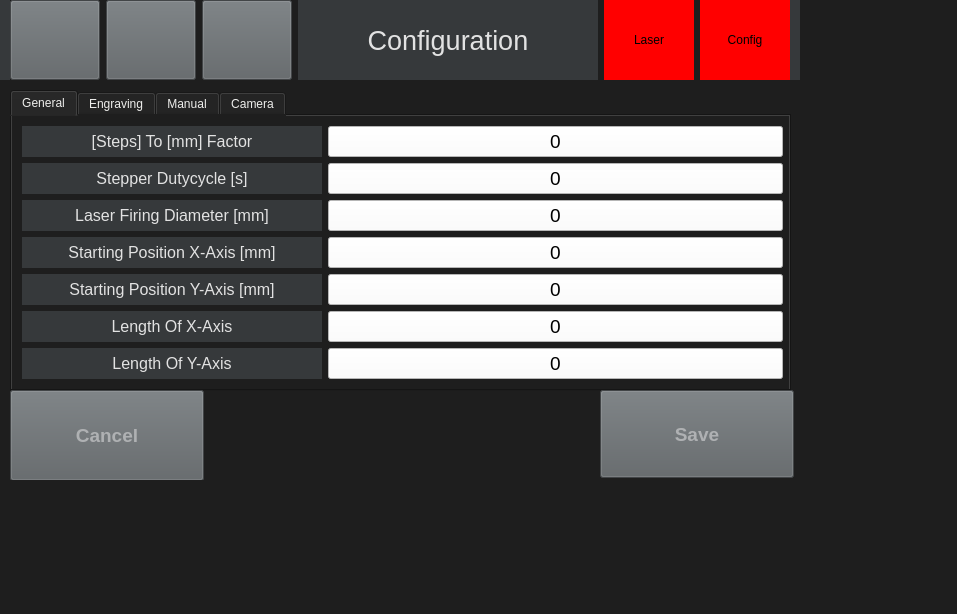
<?xml version="1.0" encoding="UTF-8"?>
<ui version="4.0">
 <class>Form</class>
 <widget class="QWidget" name="Form">
  <property name="geometry">
   <rect>
    <x>0</x>
    <y>0</y>
    <width>957</width>
    <height>614</height>
   </rect>
  </property>
  <property name="windowTitle">
   <string>Form</string>
  </property>
  <property name="styleSheet">
   <string notr="true">background-color: rgb(30, 30, 30);</string>
  </property>
  <widget class="QWidget" name="widget" native="true">
   <property name="geometry">
    <rect>
     <x>0</x>
     <y>0</y>
     <width>800</width>
     <height>480</height>
    </rect>
   </property>
   <widget class="QLabel" name="helpTitle_2">
    <property name="geometry">
     <rect>
      <x>0</x>
      <y>0</y>
      <width>800</width>
      <height>80</height>
     </rect>
    </property>
    <property name="font">
     <font>
      <pointsize>20</pointsize>
      <weight>50</weight>
      <bold>false</bold>
     </font>
    </property>
    <property name="styleSheet">
     <string notr="true">background-color: rgb(54, 57, 59);
color: rgb(226, 226, 226);</string>
    </property>
    <property name="text">
     <string/>
    </property>
    <property name="alignment">
     <set>Qt::AlignCenter</set>
    </property>
   </widget>
   <widget class="QWidget" name="horizontalLayoutWidget_2">
    <property name="geometry">
     <rect>
      <x>10</x>
      <y>0</y>
      <width>780</width>
      <height>80</height>
     </rect>
    </property>
    <layout class="QHBoxLayout" name="horizontalLayout_3">
     <item>
      <widget class="QPushButton" name="backBtn">
       <property name="minimumSize">
        <size>
         <width>0</width>
         <height>0</height>
        </size>
       </property>
       <property name="maximumSize">
        <size>
         <width>999</width>
         <height>999</height>
        </size>
       </property>
       <property name="font">
        <font>
         <pointsize>10</pointsize>
         <weight>75</weight>
         <bold>true</bold>
        </font>
       </property>
       <property name="styleSheet">
        <string notr="true">background-color: rgb(92, 97, 100);
color: rgb(175, 177, 179);
</string>
       </property>
       <property name="text">
        <string/>
       </property>
       <property name="icon">
        <iconset>
         <normaloff>../Icons/backIcon2.png</normaloff>../Icons/backIcon2.png</iconset>
       </property>
       <property name="iconSize">
        <size>
         <width>32</width>
         <height>32</height>
        </size>
       </property>
      </widget>
     </item>
     <item>
      <widget class="QPushButton" name="helpBtn">
       <property name="minimumSize">
        <size>
         <width>0</width>
         <height>0</height>
        </size>
       </property>
       <property name="maximumSize">
        <size>
         <width>100</width>
         <height>100</height>
        </size>
       </property>
       <property name="font">
        <font>
         <pointsize>10</pointsize>
         <weight>75</weight>
         <bold>true</bold>
        </font>
       </property>
       <property name="cursor">
        <cursorShape>ArrowCursor</cursorShape>
       </property>
       <property name="toolTip">
        <string>&lt;html&gt;&lt;head/&gt;&lt;body&gt;&lt;p&gt;&lt;img src=&quot;:/newPrefix/helpIcon.png&quot;/&gt;&lt;/p&gt;&lt;/body&gt;&lt;/html&gt;</string>
       </property>
       <property name="styleSheet">
        <string notr="true">background-color: rgb(92, 97, 100);
color: rgb(175, 177, 179);
</string>
       </property>
       <property name="text">
        <string/>
       </property>
       <property name="icon">
        <iconset>
         <normaloff>../Icons/helpIcon.png</normaloff>../Icons/helpIcon.png</iconset>
       </property>
       <property name="iconSize">
        <size>
         <width>32</width>
         <height>64</height>
        </size>
       </property>
       <property name="flat">
        <bool>false</bool>
       </property>
      </widget>
     </item>
     <item>
      <widget class="QPushButton" name="homeBtn">
       <property name="minimumSize">
        <size>
         <width>0</width>
         <height>0</height>
        </size>
       </property>
       <property name="maximumSize">
        <size>
         <width>100</width>
         <height>100</height>
        </size>
       </property>
       <property name="font">
        <font>
         <pointsize>10</pointsize>
         <weight>75</weight>
         <bold>true</bold>
        </font>
       </property>
       <property name="styleSheet">
        <string notr="true">background-color: rgb(92, 97, 100);
color: rgb(175, 177, 179);
</string>
       </property>
       <property name="text">
        <string/>
       </property>
       <property name="icon">
        <iconset>
         <normaloff>../Icons/homeIcon.png</normaloff>../Icons/homeIcon.png</iconset>
       </property>
       <property name="iconSize">
        <size>
         <width>32</width>
         <height>32</height>
        </size>
       </property>
      </widget>
     </item>
     <item>
      <widget class="QLabel" name="pageTitle">
       <property name="minimumSize">
        <size>
         <width>300</width>
         <height>0</height>
        </size>
       </property>
       <property name="font">
        <font>
         <pointsize>20</pointsize>
         <weight>50</weight>
         <bold>false</bold>
        </font>
       </property>
       <property name="styleSheet">
        <string notr="true">background-color: rgb(54, 57, 59);
color: rgb(226, 226, 226);</string>
       </property>
       <property name="text">
        <string>Configuration</string>
       </property>
       <property name="alignment">
        <set>Qt::AlignCenter</set>
       </property>
      </widget>
     </item>
     <item>
      <widget class="QLabel" name="laserLight">
       <property name="minimumSize">
        <size>
         <width>0</width>
         <height>0</height>
        </size>
       </property>
       <property name="maximumSize">
        <size>
         <width>999</width>
         <height>9999</height>
        </size>
       </property>
       <property name="styleSheet">
        <string notr="true">background-color: red;
color: rgb(0, 0, 0);</string>
       </property>
       <property name="text">
        <string>Laser</string>
       </property>
       <property name="alignment">
        <set>Qt::AlignCenter</set>
       </property>
      </widget>
     </item>
     <item>
      <widget class="QLabel" name="configLight">
       <property name="minimumSize">
        <size>
         <width>0</width>
         <height>0</height>
        </size>
       </property>
       <property name="maximumSize">
        <size>
         <width>9999</width>
         <height>9999</height>
        </size>
       </property>
       <property name="styleSheet">
        <string notr="true">background-color: red;
color: rgb(0, 0, 0);</string>
       </property>
       <property name="text">
        <string>Config</string>
       </property>
       <property name="alignment">
        <set>Qt::AlignCenter</set>
       </property>
      </widget>
     </item>
    </layout>
   </widget>
   <widget class="QTabWidget" name="tabWidget">
    <property name="enabled">
     <bool>true</bool>
    </property>
    <property name="geometry">
     <rect>
      <x>10</x>
      <y>90</y>
      <width>781</width>
      <height>301</height>
     </rect>
    </property>
    <property name="styleSheet">
     <string notr="true">color: rgb(238, 238, 236);</string>
    </property>
    <property name="tabPosition">
     <enum>QTabWidget::North</enum>
    </property>
    <property name="tabShape">
     <enum>QTabWidget::Rounded</enum>
    </property>
    <property name="currentIndex">
     <number>0</number>
    </property>
    <property name="iconSize">
     <size>
      <width>47</width>
      <height>40</height>
     </size>
    </property>
    <widget class="QWidget" name="tab">
     <attribute name="title">
      <string>General</string>
     </attribute>
     <widget class="QWidget" name="formLayoutWidget">
      <property name="geometry">
       <rect>
        <x>10</x>
        <y>10</y>
        <width>761</width>
        <height>280</height>
       </rect>
      </property>
      <layout class="QFormLayout" name="formLayout">
       <item row="0" column="0">
        <widget class="QLabel" name="helpTitle_6">
         <property name="minimumSize">
          <size>
           <width>300</width>
           <height>0</height>
          </size>
         </property>
         <property name="font">
          <font>
           <pointsize>12</pointsize>
           <weight>50</weight>
           <bold>false</bold>
          </font>
         </property>
         <property name="styleSheet">
          <string notr="true">background-color: rgb(54, 57, 59);
color: rgb(226, 226, 226);</string>
         </property>
         <property name="text">
          <string>[Steps] To [mm] Factor</string>
         </property>
         <property name="alignment">
          <set>Qt::AlignCenter</set>
         </property>
        </widget>
       </item>
       <item row="0" column="1">
        <widget class="QPushButton" name="mmToStepsBtn">
         <property name="font">
          <font>
           <pointsize>14</pointsize>
           <weight>50</weight>
           <bold>false</bold>
          </font>
         </property>
         <property name="layoutDirection">
          <enum>Qt::RightToLeft</enum>
         </property>
         <property name="styleSheet">
          <string notr="true">border-color: rgb(255, 255, 255);
color: rgb(0, 0, 0);
background-color: rgb(255, 255, 255);
alternate-background-color: rgb(255, 59, 42);</string>
         </property>
         <property name="text">
          <string>0</string>
         </property>
         <property name="flat">
          <bool>false</bool>
         </property>
        </widget>
       </item>
       <item row="1" column="0">
        <widget class="QLabel" name="helpTitle_7">
         <property name="minimumSize">
          <size>
           <width>300</width>
           <height>0</height>
          </size>
         </property>
         <property name="font">
          <font>
           <pointsize>12</pointsize>
           <weight>50</weight>
           <bold>false</bold>
          </font>
         </property>
         <property name="styleSheet">
          <string notr="true">background-color: rgb(54, 57, 59);
color: rgb(226, 226, 226);</string>
         </property>
         <property name="text">
          <string>Stepper Dutycycle [s]</string>
         </property>
         <property name="alignment">
          <set>Qt::AlignCenter</set>
         </property>
        </widget>
       </item>
       <item row="1" column="1">
        <widget class="QPushButton" name="movingSpeedBtn">
         <property name="font">
          <font>
           <pointsize>14</pointsize>
           <weight>50</weight>
           <bold>false</bold>
          </font>
         </property>
         <property name="layoutDirection">
          <enum>Qt::RightToLeft</enum>
         </property>
         <property name="styleSheet">
          <string notr="true">border-color: rgb(255, 255, 255);
color: rgb(0, 0, 0);
background-color: rgb(255, 255, 255);
alternate-background-color: rgb(255, 59, 42);</string>
         </property>
         <property name="text">
          <string>0</string>
         </property>
         <property name="flat">
          <bool>false</bool>
         </property>
        </widget>
       </item>
       <item row="3" column="0">
        <widget class="QLabel" name="helpTitle_14">
         <property name="minimumSize">
          <size>
           <width>300</width>
           <height>0</height>
          </size>
         </property>
         <property name="font">
          <font>
           <pointsize>12</pointsize>
           <weight>50</weight>
           <bold>false</bold>
          </font>
         </property>
         <property name="styleSheet">
          <string notr="true">background-color: rgb(54, 57, 59);
color: rgb(226, 226, 226);</string>
         </property>
         <property name="text">
          <string>Starting Position X-Axis [mm]</string>
         </property>
         <property name="alignment">
          <set>Qt::AlignCenter</set>
         </property>
        </widget>
       </item>
       <item row="3" column="1">
        <widget class="QPushButton" name="startPosXBtn">
         <property name="font">
          <font>
           <pointsize>14</pointsize>
           <weight>50</weight>
           <bold>false</bold>
          </font>
         </property>
         <property name="layoutDirection">
          <enum>Qt::RightToLeft</enum>
         </property>
         <property name="styleSheet">
          <string notr="true">border-color: rgb(255, 255, 255);
color: rgb(0, 0, 0);
background-color: rgb(255, 255, 255);
alternate-background-color: rgb(255, 59, 42);</string>
         </property>
         <property name="text">
          <string>0</string>
         </property>
         <property name="flat">
          <bool>false</bool>
         </property>
        </widget>
       </item>
       <item row="4" column="0">
        <widget class="QLabel" name="helpTitle_13">
         <property name="minimumSize">
          <size>
           <width>300</width>
           <height>0</height>
          </size>
         </property>
         <property name="font">
          <font>
           <pointsize>12</pointsize>
           <weight>50</weight>
           <bold>false</bold>
          </font>
         </property>
         <property name="styleSheet">
          <string notr="true">background-color: rgb(54, 57, 59);
color: rgb(226, 226, 226);</string>
         </property>
         <property name="text">
          <string>Starting Position Y-Axis [mm]</string>
         </property>
         <property name="alignment">
          <set>Qt::AlignCenter</set>
         </property>
        </widget>
       </item>
       <item row="4" column="1">
        <widget class="QPushButton" name="startPosYBtn">
         <property name="font">
          <font>
           <pointsize>14</pointsize>
           <weight>50</weight>
           <bold>false</bold>
          </font>
         </property>
         <property name="layoutDirection">
          <enum>Qt::RightToLeft</enum>
         </property>
         <property name="styleSheet">
          <string notr="true">border-color: rgb(255, 255, 255);
color: rgb(0, 0, 0);
background-color: rgb(255, 255, 255);
alternate-background-color: rgb(255, 59, 42);</string>
         </property>
         <property name="text">
          <string>0</string>
         </property>
         <property name="flat">
          <bool>false</bool>
         </property>
        </widget>
       </item>
       <item row="5" column="0">
        <widget class="QLabel" name="helpTitle_8">
         <property name="minimumSize">
          <size>
           <width>300</width>
           <height>0</height>
          </size>
         </property>
         <property name="font">
          <font>
           <pointsize>12</pointsize>
           <weight>50</weight>
           <bold>false</bold>
          </font>
         </property>
         <property name="styleSheet">
          <string notr="true">background-color: rgb(54, 57, 59);
color: rgb(226, 226, 226);</string>
         </property>
         <property name="text">
          <string>Length Of X-Axis</string>
         </property>
         <property name="alignment">
          <set>Qt::AlignCenter</set>
         </property>
        </widget>
       </item>
       <item row="5" column="1">
        <widget class="QPushButton" name="lengthXBtn">
         <property name="font">
          <font>
           <pointsize>14</pointsize>
           <weight>50</weight>
           <bold>false</bold>
          </font>
         </property>
         <property name="layoutDirection">
          <enum>Qt::RightToLeft</enum>
         </property>
         <property name="styleSheet">
          <string notr="true">border-color: rgb(255, 255, 255);
color: rgb(0, 0, 0);
background-color: rgb(255, 255, 255);
alternate-background-color: rgb(255, 59, 42);</string>
         </property>
         <property name="text">
          <string>0</string>
         </property>
         <property name="flat">
          <bool>false</bool>
         </property>
        </widget>
       </item>
       <item row="6" column="0">
        <widget class="QLabel" name="helpTitle_12">
         <property name="minimumSize">
          <size>
           <width>300</width>
           <height>0</height>
          </size>
         </property>
         <property name="font">
          <font>
           <pointsize>12</pointsize>
           <weight>50</weight>
           <bold>false</bold>
          </font>
         </property>
         <property name="styleSheet">
          <string notr="true">background-color: rgb(54, 57, 59);
color: rgb(226, 226, 226);</string>
         </property>
         <property name="text">
          <string>Length Of Y-Axis</string>
         </property>
         <property name="alignment">
          <set>Qt::AlignCenter</set>
         </property>
        </widget>
       </item>
       <item row="6" column="1">
        <widget class="QPushButton" name="lengthYBtn">
         <property name="font">
          <font>
           <pointsize>14</pointsize>
           <weight>50</weight>
           <bold>false</bold>
          </font>
         </property>
         <property name="layoutDirection">
          <enum>Qt::RightToLeft</enum>
         </property>
         <property name="styleSheet">
          <string notr="true">border-color: rgb(255, 255, 255);
color: rgb(0, 0, 0);
background-color: rgb(255, 255, 255);
alternate-background-color: rgb(255, 59, 42);</string>
         </property>
         <property name="text">
          <string>0</string>
         </property>
         <property name="flat">
          <bool>false</bool>
         </property>
        </widget>
       </item>
       <item row="2" column="1">
        <widget class="QPushButton" name="laserFiringDiameterBtn">
         <property name="font">
          <font>
           <pointsize>14</pointsize>
           <weight>50</weight>
           <bold>false</bold>
          </font>
         </property>
         <property name="layoutDirection">
          <enum>Qt::RightToLeft</enum>
         </property>
         <property name="styleSheet">
          <string notr="true">border-color: rgb(255, 255, 255);
color: rgb(0, 0, 0);
background-color: rgb(255, 255, 255);
alternate-background-color: rgb(255, 59, 42);</string>
         </property>
         <property name="text">
          <string>0</string>
         </property>
         <property name="flat">
          <bool>false</bool>
         </property>
        </widget>
       </item>
       <item row="2" column="0">
        <widget class="QLabel" name="helpTitle_21">
         <property name="minimumSize">
          <size>
           <width>300</width>
           <height>0</height>
          </size>
         </property>
         <property name="font">
          <font>
           <pointsize>12</pointsize>
           <weight>50</weight>
           <bold>false</bold>
          </font>
         </property>
         <property name="styleSheet">
          <string notr="true">background-color: rgb(54, 57, 59);
color: rgb(226, 226, 226);</string>
         </property>
         <property name="text">
          <string>Laser Firing Diameter [mm]</string>
         </property>
         <property name="alignment">
          <set>Qt::AlignCenter</set>
         </property>
        </widget>
       </item>
      </layout>
     </widget>
    </widget>
    <widget class="QWidget" name="engraving">
     <attribute name="title">
      <string>Engraving</string>
     </attribute>
     <widget class="QWidget" name="formLayoutWidget_3">
      <property name="geometry">
       <rect>
        <x>150</x>
        <y>10</y>
        <width>621</width>
        <height>231</height>
       </rect>
      </property>
      <layout class="QFormLayout" name="formLayout_3">
       <item row="0" column="0">
        <widget class="QLabel" name="helpTitle_10">
         <property name="minimumSize">
          <size>
           <width>300</width>
           <height>0</height>
          </size>
         </property>
         <property name="font">
          <font>
           <pointsize>12</pointsize>
           <weight>50</weight>
           <bold>false</bold>
          </font>
         </property>
         <property name="styleSheet">
          <string notr="true">background-color: rgb(54, 57, 59);
color: rgb(226, 226, 226);</string>
         </property>
         <property name="text">
          <string>Working Speed  [mm/s]</string>
         </property>
         <property name="alignment">
          <set>Qt::AlignCenter</set>
         </property>
        </widget>
       </item>
       <item row="0" column="1">
        <widget class="QPushButton" name="engravingWorkingSpeedBtn">
         <property name="font">
          <font>
           <pointsize>14</pointsize>
           <weight>50</weight>
           <bold>false</bold>
          </font>
         </property>
         <property name="layoutDirection">
          <enum>Qt::RightToLeft</enum>
         </property>
         <property name="styleSheet">
          <string notr="true">border-color: rgb(255, 255, 255);
color: rgb(0, 0, 0);
background-color: rgb(255, 255, 255);
alternate-background-color: rgb(255, 59, 42);</string>
         </property>
         <property name="text">
          <string>0</string>
         </property>
         <property name="flat">
          <bool>false</bool>
         </property>
        </widget>
       </item>
       <item row="1" column="0">
        <widget class="QLabel" name="helpTitle_16">
         <property name="minimumSize">
          <size>
           <width>300</width>
           <height>0</height>
          </size>
         </property>
         <property name="font">
          <font>
           <pointsize>12</pointsize>
           <weight>50</weight>
           <bold>false</bold>
          </font>
         </property>
         <property name="styleSheet">
          <string notr="true">background-color: rgb(54, 57, 59);
color: rgb(226, 226, 226);</string>
         </property>
         <property name="text">
          <string>Laser Power [%]</string>
         </property>
         <property name="alignment">
          <set>Qt::AlignCenter</set>
         </property>
        </widget>
       </item>
       <item row="1" column="1">
        <widget class="QPushButton" name="engravingLaserPowerBtn">
         <property name="font">
          <font>
           <pointsize>14</pointsize>
           <weight>50</weight>
           <bold>false</bold>
          </font>
         </property>
         <property name="layoutDirection">
          <enum>Qt::RightToLeft</enum>
         </property>
         <property name="styleSheet">
          <string notr="true">border-color: rgb(255, 255, 255);
color: rgb(0, 0, 0);
background-color: rgb(255, 255, 255);
alternate-background-color: rgb(255, 59, 42);</string>
         </property>
         <property name="text">
          <string>0</string>
         </property>
         <property name="flat">
          <bool>false</bool>
         </property>
        </widget>
       </item>
      </layout>
     </widget>
     <widget class="QComboBox" name="engravingComboBox">
      <property name="geometry">
       <rect>
        <x>10</x>
        <y>10</y>
        <width>131</width>
        <height>31</height>
       </rect>
      </property>
      <property name="styleSheet">
       <string notr="true">background-color: rgb(255, 255, 255);
color: rgb(0, 0, 0);</string>
      </property>
      <item>
       <property name="text">
        <string>Paper</string>
       </property>
      </item>
      <item>
       <property name="text">
        <string>Cardboard</string>
       </property>
      </item>
      <item>
       <property name="text">
        <string>Plywood/Leather</string>
       </property>
      </item>
      <item>
       <property name="text">
        <string>Wood</string>
       </property>
      </item>
      <item>
       <property name="text">
        <string>Aluminium</string>
       </property>
      </item>
      <item>
       <property name="text">
        <string>Metal</string>
       </property>
      </item>
     </widget>
    </widget>
    <widget class="QWidget" name="manual">
     <attribute name="title">
      <string>Manual</string>
     </attribute>
     <widget class="QWidget" name="formLayoutWidget_2">
      <property name="geometry">
       <rect>
        <x>10</x>
        <y>10</y>
        <width>761</width>
        <height>231</height>
       </rect>
      </property>
      <layout class="QFormLayout" name="formLayout_2">
       <item row="0" column="0">
        <widget class="QLabel" name="helpTitle_9">
         <property name="minimumSize">
          <size>
           <width>300</width>
           <height>0</height>
          </size>
         </property>
         <property name="font">
          <font>
           <pointsize>12</pointsize>
           <weight>50</weight>
           <bold>false</bold>
          </font>
         </property>
         <property name="styleSheet">
          <string notr="true">background-color: rgb(54, 57, 59);
color: rgb(226, 226, 226);</string>
         </property>
         <property name="text">
          <string>Working Speed  [mm/s]</string>
         </property>
         <property name="alignment">
          <set>Qt::AlignCenter</set>
         </property>
        </widget>
       </item>
       <item row="0" column="1">
        <widget class="QPushButton" name="manualWorkingSpeedBtn">
         <property name="font">
          <font>
           <pointsize>14</pointsize>
           <weight>50</weight>
           <bold>false</bold>
          </font>
         </property>
         <property name="layoutDirection">
          <enum>Qt::RightToLeft</enum>
         </property>
         <property name="styleSheet">
          <string notr="true">border-color: rgb(255, 255, 255);
color: rgb(0, 0, 0);
background-color: rgb(255, 255, 255);
alternate-background-color: rgb(255, 59, 42);</string>
         </property>
         <property name="text">
          <string>0</string>
         </property>
         <property name="flat">
          <bool>false</bool>
         </property>
        </widget>
       </item>
       <item row="1" column="0">
        <widget class="QLabel" name="helpTitle_11">
         <property name="minimumSize">
          <size>
           <width>300</width>
           <height>0</height>
          </size>
         </property>
         <property name="font">
          <font>
           <pointsize>12</pointsize>
           <weight>50</weight>
           <bold>false</bold>
          </font>
         </property>
         <property name="styleSheet">
          <string notr="true">background-color: rgb(54, 57, 59);
color: rgb(226, 226, 226);</string>
         </property>
         <property name="text">
          <string>Laser Power [%]</string>
         </property>
         <property name="alignment">
          <set>Qt::AlignCenter</set>
         </property>
        </widget>
       </item>
       <item row="1" column="1">
        <widget class="QPushButton" name="manualLaserPowerBtn">
         <property name="font">
          <font>
           <pointsize>14</pointsize>
           <weight>50</weight>
           <bold>false</bold>
          </font>
         </property>
         <property name="layoutDirection">
          <enum>Qt::RightToLeft</enum>
         </property>
         <property name="styleSheet">
          <string notr="true">border-color: rgb(255, 255, 255);
color: rgb(0, 0, 0);
background-color: rgb(255, 255, 255);
alternate-background-color: rgb(255, 59, 42);</string>
         </property>
         <property name="text">
          <string>0</string>
         </property>
         <property name="flat">
          <bool>false</bool>
         </property>
        </widget>
       </item>
      </layout>
     </widget>
    </widget>
    <widget class="QWidget" name="cam">
     <attribute name="title">
      <string>Camera</string>
     </attribute>
     <widget class="QWidget" name="formLayoutWidget_5">
      <property name="geometry">
       <rect>
        <x>10</x>
        <y>10</y>
        <width>761</width>
        <height>231</height>
       </rect>
      </property>
      <layout class="QFormLayout" name="formLayout_5">
       <item row="0" column="0">
        <widget class="QLabel" name="helpTitle_22">
         <property name="minimumSize">
          <size>
           <width>300</width>
           <height>0</height>
          </size>
         </property>
         <property name="font">
          <font>
           <pointsize>12</pointsize>
           <weight>50</weight>
           <bold>false</bold>
          </font>
         </property>
         <property name="styleSheet">
          <string notr="true">background-color: rgb(54, 57, 59);
color: rgb(226, 226, 226);</string>
         </property>
         <property name="text">
          <string>Height</string>
         </property>
         <property name="alignment">
          <set>Qt::AlignCenter</set>
         </property>
        </widget>
       </item>
       <item row="0" column="1">
        <widget class="QPushButton" name="camHeightBtn">
         <property name="font">
          <font>
           <pointsize>14</pointsize>
           <weight>50</weight>
           <bold>false</bold>
          </font>
         </property>
         <property name="layoutDirection">
          <enum>Qt::RightToLeft</enum>
         </property>
         <property name="styleSheet">
          <string notr="true">border-color: rgb(255, 255, 255);
color: rgb(0, 0, 0);
background-color: rgb(255, 255, 255);
alternate-background-color: rgb(255, 59, 42);</string>
         </property>
         <property name="text">
          <string>0</string>
         </property>
         <property name="flat">
          <bool>false</bool>
         </property>
        </widget>
       </item>
       <item row="1" column="0">
        <widget class="QLabel" name="helpTitle_23">
         <property name="minimumSize">
          <size>
           <width>300</width>
           <height>0</height>
          </size>
         </property>
         <property name="font">
          <font>
           <pointsize>12</pointsize>
           <weight>50</weight>
           <bold>false</bold>
          </font>
         </property>
         <property name="styleSheet">
          <string notr="true">background-color: rgb(54, 57, 59);
color: rgb(226, 226, 226);</string>
         </property>
         <property name="text">
          <string>Width</string>
         </property>
         <property name="alignment">
          <set>Qt::AlignCenter</set>
         </property>
        </widget>
       </item>
       <item row="1" column="1">
        <widget class="QPushButton" name="camWidthBtn">
         <property name="font">
          <font>
           <pointsize>14</pointsize>
           <weight>50</weight>
           <bold>false</bold>
          </font>
         </property>
         <property name="layoutDirection">
          <enum>Qt::RightToLeft</enum>
         </property>
         <property name="styleSheet">
          <string notr="true">border-color: rgb(255, 255, 255);
color: rgb(0, 0, 0);
background-color: rgb(255, 255, 255);
alternate-background-color: rgb(255, 59, 42);</string>
         </property>
         <property name="text">
          <string>0</string>
         </property>
         <property name="flat">
          <bool>false</bool>
         </property>
        </widget>
       </item>
       <item row="2" column="0">
        <widget class="QLabel" name="helpTitle_24">
         <property name="minimumSize">
          <size>
           <width>300</width>
           <height>0</height>
          </size>
         </property>
         <property name="font">
          <font>
           <pointsize>12</pointsize>
           <weight>50</weight>
           <bold>false</bold>
          </font>
         </property>
         <property name="styleSheet">
          <string notr="true">background-color: rgb(54, 57, 59);
color: rgb(226, 226, 226);</string>
         </property>
         <property name="text">
          <string>Offset X</string>
         </property>
         <property name="alignment">
          <set>Qt::AlignCenter</set>
         </property>
        </widget>
       </item>
       <item row="2" column="1">
        <widget class="QPushButton" name="camOffsetXBtn">
         <property name="font">
          <font>
           <pointsize>14</pointsize>
           <weight>50</weight>
           <bold>false</bold>
          </font>
         </property>
         <property name="layoutDirection">
          <enum>Qt::RightToLeft</enum>
         </property>
         <property name="styleSheet">
          <string notr="true">border-color: rgb(255, 255, 255);
color: rgb(0, 0, 0);
background-color: rgb(255, 255, 255);
alternate-background-color: rgb(255, 59, 42);</string>
         </property>
         <property name="text">
          <string>0</string>
         </property>
         <property name="flat">
          <bool>false</bool>
         </property>
        </widget>
       </item>
       <item row="3" column="0">
        <widget class="QLabel" name="helpTitle_25">
         <property name="minimumSize">
          <size>
           <width>300</width>
           <height>0</height>
          </size>
         </property>
         <property name="font">
          <font>
           <pointsize>12</pointsize>
           <weight>50</weight>
           <bold>false</bold>
          </font>
         </property>
         <property name="styleSheet">
          <string notr="true">background-color: rgb(54, 57, 59);
color: rgb(226, 226, 226);</string>
         </property>
         <property name="text">
          <string>Offset Y</string>
         </property>
         <property name="alignment">
          <set>Qt::AlignCenter</set>
         </property>
        </widget>
       </item>
       <item row="3" column="1">
        <widget class="QPushButton" name="camOffsetYBtn">
         <property name="font">
          <font>
           <pointsize>14</pointsize>
           <weight>50</weight>
           <bold>false</bold>
          </font>
         </property>
         <property name="layoutDirection">
          <enum>Qt::RightToLeft</enum>
         </property>
         <property name="styleSheet">
          <string notr="true">border-color: rgb(255, 255, 255);
color: rgb(0, 0, 0);
background-color: rgb(255, 255, 255);
alternate-background-color: rgb(255, 59, 42);</string>
         </property>
         <property name="text">
          <string>0</string>
         </property>
         <property name="flat">
          <bool>false</bool>
         </property>
        </widget>
       </item>
      </layout>
     </widget>
    </widget>
   </widget>
   <widget class="QPushButton" name="saveBtn">
    <property name="geometry">
     <rect>
      <x>600</x>
      <y>390</y>
      <width>194</width>
      <height>88</height>
     </rect>
    </property>
    <property name="minimumSize">
     <size>
      <width>0</width>
      <height>0</height>
     </size>
    </property>
    <property name="maximumSize">
     <size>
      <width>999</width>
      <height>999</height>
     </size>
    </property>
    <property name="font">
     <font>
      <pointsize>14</pointsize>
      <weight>75</weight>
      <bold>true</bold>
     </font>
    </property>
    <property name="styleSheet">
     <string notr="true">background-color: rgb(92, 97, 100);
color: rgb(175, 177, 179);
</string>
    </property>
    <property name="text">
     <string>Save</string>
    </property>
    <property name="iconSize">
     <size>
      <width>32</width>
      <height>32</height>
     </size>
    </property>
    <property name="checkable">
     <bool>false</bool>
    </property>
   </widget>
   <widget class="QPushButton" name="cancelBtn">
    <property name="geometry">
     <rect>
      <x>10</x>
      <y>390</y>
      <width>194</width>
      <height>91</height>
     </rect>
    </property>
    <property name="minimumSize">
     <size>
      <width>0</width>
      <height>0</height>
     </size>
    </property>
    <property name="maximumSize">
     <size>
      <width>999</width>
      <height>999</height>
     </size>
    </property>
    <property name="font">
     <font>
      <pointsize>14</pointsize>
      <weight>75</weight>
      <bold>true</bold>
     </font>
    </property>
    <property name="styleSheet">
     <string notr="true">background-color: rgb(92, 97, 100);
color: rgb(175, 177, 179);
</string>
    </property>
    <property name="text">
     <string>Cancel</string>
    </property>
    <property name="iconSize">
     <size>
      <width>32</width>
      <height>32</height>
     </size>
    </property>
    <property name="checkable">
     <bool>false</bool>
    </property>
   </widget>
  </widget>
 </widget>
 <resources/>
 <connections/>
</ui>
